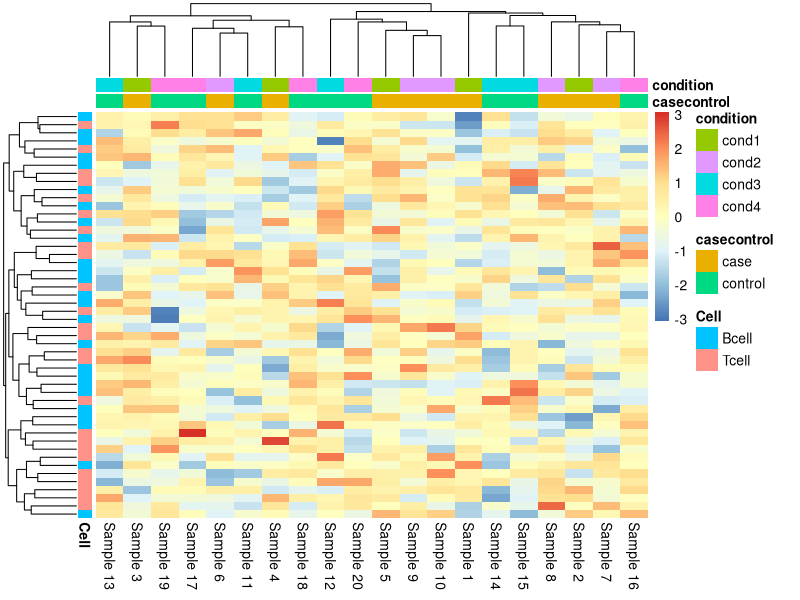

Write R code to recreate this figure.
#!/usr/bin/env Rscript
# a heatmap using pheatmap which is faous fo rits annotation bars.
# it's Kevin Blighe
# ref. https://www.biostars.org/p/351551/#351583
library(pheatmap)
library(Cairo)

# Create random data
data <- replicate(20, rnorm(50))
rownames(data) <- paste("Gene", c(1:nrow(data)))
colnames(data) <- paste("Sample", c(1:ncol(data)))

# Create col and row metadata
metadata <- data.frame(c(rep("case", ncol(data)/2), rep("control", ncol(data)/2)),
      c(rep("cond1", ncol(data)/4), rep("cond2", ncol(data)/4), rep("cond3", ncol(data)/4), rep("cond4", ncol(data)/4)),
      row.names=colnames(data))
colnames(metadata) <- c("casecontrol","condition")

metadata_gene <- data.frame(c(rep("Tcell", nrow(data)/2), rep("Bcell", nrow(data)/2)),
      row.names=rownames(data))
colnames(metadata_gene) <- c("Cell")

# create the heatmap
CairoPNG("ph0.png", 800, 800)
pheatmap(data, show_rownames=F, cluster_cols=T, cluster_rows=T, scale="row",
      cex=1, clustering_distance_rows="euclidean", cex=1,
      clustering_distance_cols="euclidean", clustering_method="complete", border_color=FALSE,
      annotation_col=metadata, annotation_row=metadata_gene)
dev.off()
